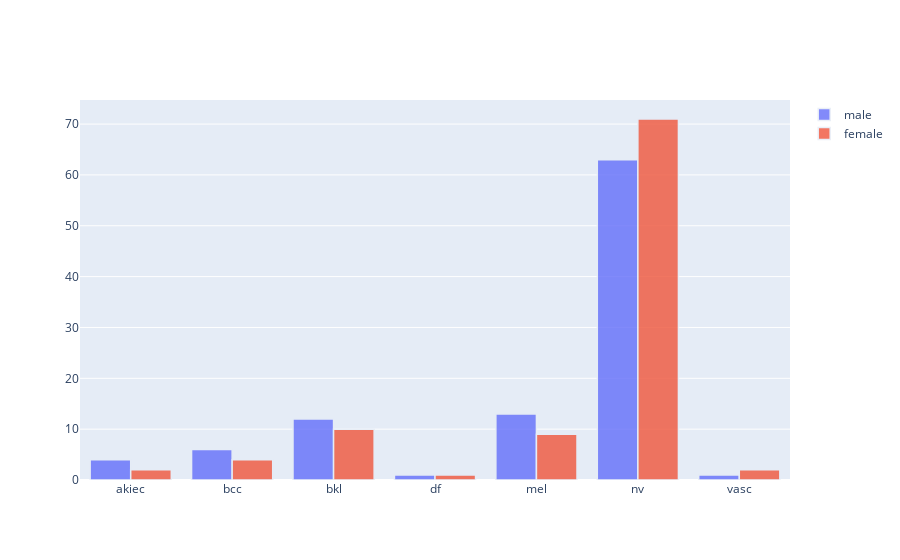

Here is the notebook cell this chart was saved with:
### Code cell
diagnose=['akiec', 'bcc', 'bkl', 'df', 'mel', 'nv', 'vasc']

fig = go.Figure(data=[
    go.Bar(name='male', x=diagnose, y=[4, 6, 12, 1,13, 63, 1]),
    go.Bar(name='female', x=diagnose, y=[2, 4, 10, 1, 9, 71, 2])
])
# Change the bar mode
fig.update_layout(barmode='group')
fig.update_traces(marker_line_width=1.5, opacity=0.8)
fig.show()

### Figure 1 — Plotly figure (JSON) as saved in the notebook; plotly's stock layout.template omitted (floating-point values rounded to 4 significant figures)
{"data": [{"marker": {"line": {"width": 1.5}}, "name": "male", "opacity": 0.8, "type": "bar", "x": ["akiec", "bcc", "bkl", "df", "mel", "nv", "vasc"], "y": [4, 6, 12, 1, 13, 63, 1]}, {"marker": {"line": {"width": 1.5}}, "name": "female", "opacity": 0.8, "type": "bar", "x": ["akiec", "bcc", "bkl", "df", "mel", "nv", "vasc"], "y": [2, 4, 10, 1, 9, 71, 2]}], "layout": {"barmode": "group"}}
